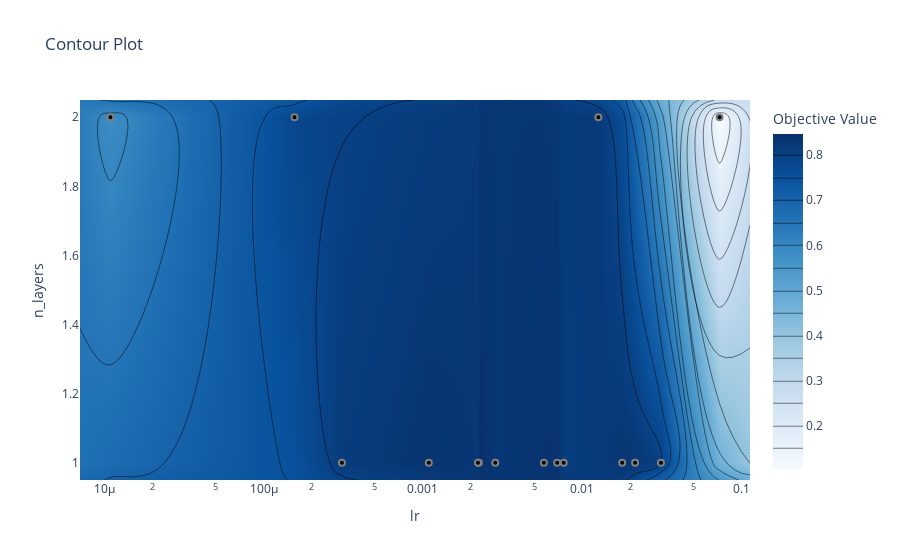

Notebook source saved alongside this figure:
### Markdown cell above
Or with selected parameters:

### Code cell
plot_contour(study, params=["lr", "n_layers"])

### Figure 1 — Plotly figure (JSON) as saved in the notebook; plotly's stock layout.template omitted (floating-point values rounded to 4 significant figures)
{"data": [{"colorbar": {"title": {"text": "Objective Value"}}, "colorscale": [[0, "rgb(247,251,255)"], [0.125, "rgb(222,235,247)"], [0.25, "rgb(198,219,239)"], [0.375, "rgb(158,202,225)"], [0.5, "rgb(107,174,214)"], [0.625, "rgb(66,146,198)"], [0.75, "rgb(33,113,181)"], [0.875, "rgb(8,81,156)"], [1, "rgb(8,48,107)"]], "connectgaps": true, "contours": {"coloring": "heatmap"}, "hoverinfo": "none", "line": {"smoothing": 1.3}, "reversescale": false, "type": "contour", "x": [7.021e-06, 1.091e-05, 0.0001562, 0.00031, 0.001089, 0.002217, 0.002248, 0.002848, 0.005749, 0.006967, 0.007659, 0.01265, 0.01784, 0.0215, 0.03128, 0.07295, 0.1133], "y": [0.95, 1, 2, 2.05], "z": [[null, null, null, null, null, null, null, null, null, null, null, null, null, null, null, null, null], [null, null, null, 0.8148, 0.8352, 0.8281, 0.8469, 0.8266, 0.8375, 0.8383, 0.8109, null, 0.8313, 0.8305, 0.7992, null, null], [null, 0.5828, 0.782, null, null, null, null, null, null, null, null, 0.8219, null, null, null, 0.1023, null], [null, null, null, null, null, null, null, null, null, null, null, null, null, null, null, null, null]]}, {"marker": {"color": "black", "line": {"color": "Gray", "width": 2}}, "mode": "markers", "name": "Feasible Trial", "showlegend": false, "type": "scatter", "x": [0.07295, 0.01265, 0.0001562, 0.00031, 1.091e-05, 0.03128, 0.01784, 0.001089, 0.002248, 0.002848, 0.006967, 0.005749, 0.002217, 0.007659, 0.0215], "y": [2, 2, 2, 1, 2, 1, 1, 1, 1, 1, 1, 1, 1, 1, 1]}, {"marker": {"color": "#cccccc", "line": {"color": "Gray", "width": 2}}, "mode": "markers", "name": "Infeasible Trial", "showlegend": false, "type": "scatter", "x": [], "y": []}], "layout": {"title": {"text": "Contour Plot"}, "xaxis": {"range": [-5.154, -0.9457], "title": {"text": "lr"}, "type": "log"}, "yaxis": {"range": [0.95, 2.05], "title": {"text": "n_layers"}}}}
